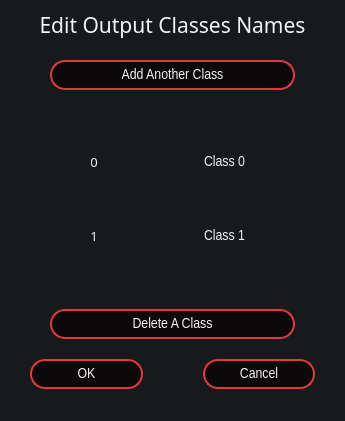
<?xml version="1.0" encoding="UTF-8"?>
<ui version="4.0">
 <class>ChangeClasses</class>
 <widget class="QMainWindow" name="ChangeClasses">
  <property name="geometry">
   <rect>
    <x>0</x>
    <y>0</y>
    <width>345</width>
    <height>421</height>
   </rect>
  </property>
  <property name="minimumSize">
   <size>
    <width>345</width>
    <height>421</height>
   </size>
  </property>
  <property name="maximumSize">
   <size>
    <width>345</width>
    <height>16777215</height>
   </size>
  </property>
  <property name="windowTitle">
   <string>Change Output Classes</string>
  </property>
  <property name="styleSheet">
   <string notr="true">background-color: rgb(22, 26, 29);</string>
  </property>
  <widget class="QWidget" name="centralwidget">
   <layout class="QGridLayout" name="gridLayout">
    <property name="leftMargin">
     <number>10</number>
    </property>
    <property name="topMargin">
     <number>10</number>
    </property>
    <property name="rightMargin">
     <number>10</number>
    </property>
    <property name="bottomMargin">
     <number>10</number>
    </property>
    <property name="spacing">
     <number>20</number>
    </property>
    <item row="6" column="0">
     <widget class="QPushButton" name="ok">
      <property name="sizePolicy">
       <sizepolicy hsizetype="Preferred" vsizetype="Preferred">
        <horstretch>0</horstretch>
        <verstretch>10</verstretch>
       </sizepolicy>
      </property>
      <property name="maximumSize">
       <size>
        <width>153</width>
        <height>30</height>
       </size>
      </property>
      <property name="font">
       <font>
        <family>Arial Narrow</family>
        <pointsize>11</pointsize>
       </font>
      </property>
      <property name="cursor">
       <cursorShape>PointingHandCursor</cursorShape>
      </property>
      <property name="styleSheet">
       <string notr="true">QPushButton {
    color: #F5F3F4;
    border: 2px solid #E5383B;
    border-radius: 15px;
    background-color: #0B090A;
	margin-left: 20px;
	margin-right: 20px;
}

QPushButton:hover {
    background-color: #A4161A;
}</string>
      </property>
      <property name="text">
       <string>OK</string>
      </property>
     </widget>
    </item>
    <item row="0" column="0" colspan="2">
     <widget class="QLabel" name="label">
      <property name="font">
       <font>
        <family>MV Boli</family>
        <pointsize>16</pointsize>
       </font>
      </property>
      <property name="styleSheet">
       <string notr="true">QLabel {
	color: #F5F3F4;
}</string>
      </property>
      <property name="text">
       <string>Edit Output Classes Names</string>
      </property>
      <property name="alignment">
       <set>Qt::AlignCenter</set>
      </property>
     </widget>
    </item>
    <item row="1" column="0" colspan="2">
     <widget class="QPushButton" name="add_class">
      <property name="sizePolicy">
       <sizepolicy hsizetype="Preferred" vsizetype="Preferred">
        <horstretch>0</horstretch>
        <verstretch>10</verstretch>
       </sizepolicy>
      </property>
      <property name="maximumSize">
       <size>
        <width>325</width>
        <height>30</height>
       </size>
      </property>
      <property name="font">
       <font>
        <family>Arial Narrow</family>
        <pointsize>11</pointsize>
       </font>
      </property>
      <property name="cursor">
       <cursorShape>PointingHandCursor</cursorShape>
      </property>
      <property name="styleSheet">
       <string notr="true">QPushButton {
    color: #F5F3F4;
    border: 2px solid #E5383B;
    border-radius: 15px;
    background-color: #0B090A;
	margin-left: 40px;
	margin-right: 40px;
}

QPushButton:hover {
    background-color: #A4161A;
}</string>
      </property>
      <property name="text">
       <string>Add Another Class</string>
      </property>
     </widget>
    </item>
    <item row="5" column="0" colspan="2">
     <widget class="QPushButton" name="delete_class">
      <property name="sizePolicy">
       <sizepolicy hsizetype="Preferred" vsizetype="Preferred">
        <horstretch>0</horstretch>
        <verstretch>10</verstretch>
       </sizepolicy>
      </property>
      <property name="minimumSize">
       <size>
        <width>325</width>
        <height>0</height>
       </size>
      </property>
      <property name="maximumSize">
       <size>
        <width>325</width>
        <height>31</height>
       </size>
      </property>
      <property name="font">
       <font>
        <family>Arial Narrow</family>
        <pointsize>11</pointsize>
       </font>
      </property>
      <property name="cursor">
       <cursorShape>PointingHandCursor</cursorShape>
      </property>
      <property name="styleSheet">
       <string notr="true">QPushButton {
    color: #F5F3F4;
    border: 2px solid #E5383B;
    border-radius: 15px;
    background-color: #0B090A;
	margin-left: 40px;
	margin-right: 40px;
}

QPushButton:hover {
    background-color: #A4161A;
}

QPushButton:disabled {
	background-color: #BA181B;
}</string>
      </property>
      <property name="text">
       <string>Delete A Class</string>
      </property>
     </widget>
    </item>
    <item row="6" column="1">
     <widget class="QPushButton" name="cancel">
      <property name="sizePolicy">
       <sizepolicy hsizetype="Preferred" vsizetype="Preferred">
        <horstretch>0</horstretch>
        <verstretch>10</verstretch>
       </sizepolicy>
      </property>
      <property name="maximumSize">
       <size>
        <width>152</width>
        <height>30</height>
       </size>
      </property>
      <property name="font">
       <font>
        <family>Arial Narrow</family>
        <pointsize>11</pointsize>
       </font>
      </property>
      <property name="cursor">
       <cursorShape>PointingHandCursor</cursorShape>
      </property>
      <property name="styleSheet">
       <string notr="true">QPushButton {
    color: #F5F3F4;
    border: 2px solid #E5383B;
    border-radius: 15px;
    background-color: #0B090A;
	margin-left: 20px;
	margin-right: 20px;
}

QPushButton:hover {
    background-color: #A4161A;
}</string>
      </property>
      <property name="text">
       <string>Cancel</string>
      </property>
     </widget>
    </item>
    <item row="4" column="0" colspan="2">
     <widget class="QScrollArea" name="scrollArea">
      <property name="sizePolicy">
       <sizepolicy hsizetype="Expanding" vsizetype="Expanding">
        <horstretch>0</horstretch>
        <verstretch>60</verstretch>
       </sizepolicy>
      </property>
      <property name="minimumSize">
       <size>
        <width>0</width>
        <height>0</height>
       </size>
      </property>
      <property name="styleSheet">
       <string notr="true">QScrollArea{
	border:0px;
}

QScrollBar:vertical {
    border-width: 0px;
    background-color:#0B090A;
    width: 10px;
}

QScrollBar::handle:vertical {
	background-color:#E5383B;
	border-radius: 4px;	
	width: 8px;
	margin-left: 1px;
	margin-right: 1px;
}

 QScrollBar::add-line:vertical {
    background-color:#0B090A;
    height: 0px;
    subcontrol-position: bottom;
    subcontrol-origin: margin;
}

QScrollBar::sub-line:vertical {
     background-color: :#0B090A;
     height: 0px;
     subcontrol-position: top;
     subcontrol-origin: margin;
}


QScrollBar::add-page:vertical, QScrollBar::sub-page:vertical {
      background: none;
}</string>
      </property>
      <property name="widgetResizable">
       <bool>true</bool>
      </property>
      <widget class="QWidget" name="scrollAreaWidgetContents">
       <property name="geometry">
        <rect>
         <x>0</x>
         <y>0</y>
         <width>325</width>
         <height>182</height>
        </rect>
       </property>
       <layout class="QGridLayout" name="gridLayout_3">
        <item row="0" column="0">
         <widget class="QLabel" name="class0">
          <property name="sizePolicy">
           <sizepolicy hsizetype="Preferred" vsizetype="Preferred">
            <horstretch>30</horstretch>
            <verstretch>0</verstretch>
           </sizepolicy>
          </property>
          <property name="minimumSize">
           <size>
            <width>50</width>
            <height>50</height>
           </size>
          </property>
          <property name="maximumSize">
           <size>
            <width>50</width>
            <height>50</height>
           </size>
          </property>
          <property name="font">
           <font>
            <family>MV Boli</family>
            <pointsize>10</pointsize>
           </font>
          </property>
          <property name="styleSheet">
           <string notr="true">QLabel {
	color: #F5F3F4;
}</string>
          </property>
          <property name="text">
           <string>0</string>
          </property>
          <property name="alignment">
           <set>Qt::AlignCenter</set>
          </property>
         </widget>
        </item>
        <item row="0" column="1">
         <widget class="QLineEdit" name="class0_name">
          <property name="sizePolicy">
           <sizepolicy hsizetype="Preferred" vsizetype="MinimumExpanding">
            <horstretch>100</horstretch>
            <verstretch>0</verstretch>
           </sizepolicy>
          </property>
          <property name="minimumSize">
           <size>
            <width>100</width>
            <height>50</height>
           </size>
          </property>
          <property name="maximumSize">
           <size>
            <width>100</width>
            <height>50</height>
           </size>
          </property>
          <property name="font">
           <font>
            <family>Arial Narrow</family>
            <pointsize>11</pointsize>
            <underline>false</underline>
           </font>
          </property>
          <property name="styleSheet">
           <string notr="true">QLineEdit{
	border: 0px;
	border-bottom: 1px;
	color: #F5F3F4;
}</string>
          </property>
          <property name="text">
           <string>Class 0</string>
          </property>
          <property name="alignment">
           <set>Qt::AlignCenter</set>
          </property>
         </widget>
        </item>
        <item row="2" column="1">
         <widget class="QLineEdit" name="class1_name">
          <property name="sizePolicy">
           <sizepolicy hsizetype="Preferred" vsizetype="Preferred">
            <horstretch>100</horstretch>
            <verstretch>0</verstretch>
           </sizepolicy>
          </property>
          <property name="minimumSize">
           <size>
            <width>100</width>
            <height>50</height>
           </size>
          </property>
          <property name="maximumSize">
           <size>
            <width>100</width>
            <height>50</height>
           </size>
          </property>
          <property name="font">
           <font>
            <family>Arial Narrow</family>
            <pointsize>11</pointsize>
            <underline>false</underline>
           </font>
          </property>
          <property name="styleSheet">
           <string notr="true">QLineEdit{
	border: 0px;
	color: #F5F3F4;
}</string>
          </property>
          <property name="text">
           <string>Class 1</string>
          </property>
          <property name="alignment">
           <set>Qt::AlignCenter</set>
          </property>
         </widget>
        </item>
        <item row="2" column="0">
         <widget class="QLabel" name="class1">
          <property name="sizePolicy">
           <sizepolicy hsizetype="Preferred" vsizetype="Preferred">
            <horstretch>30</horstretch>
            <verstretch>0</verstretch>
           </sizepolicy>
          </property>
          <property name="minimumSize">
           <size>
            <width>50</width>
            <height>50</height>
           </size>
          </property>
          <property name="maximumSize">
           <size>
            <width>50</width>
            <height>50</height>
           </size>
          </property>
          <property name="font">
           <font>
            <family>MV Boli</family>
            <pointsize>10</pointsize>
           </font>
          </property>
          <property name="styleSheet">
           <string notr="true">QLabel {
	color: #F5F3F4;
}</string>
          </property>
          <property name="text">
           <string>1</string>
          </property>
          <property name="alignment">
           <set>Qt::AlignCenter</set>
          </property>
         </widget>
        </item>
       </layout>
      </widget>
     </widget>
    </item>
   </layout>
  </widget>
  <widget class="QStatusBar" name="statusbar"/>
 </widget>
 <resources/>
 <connections/>
</ui>
